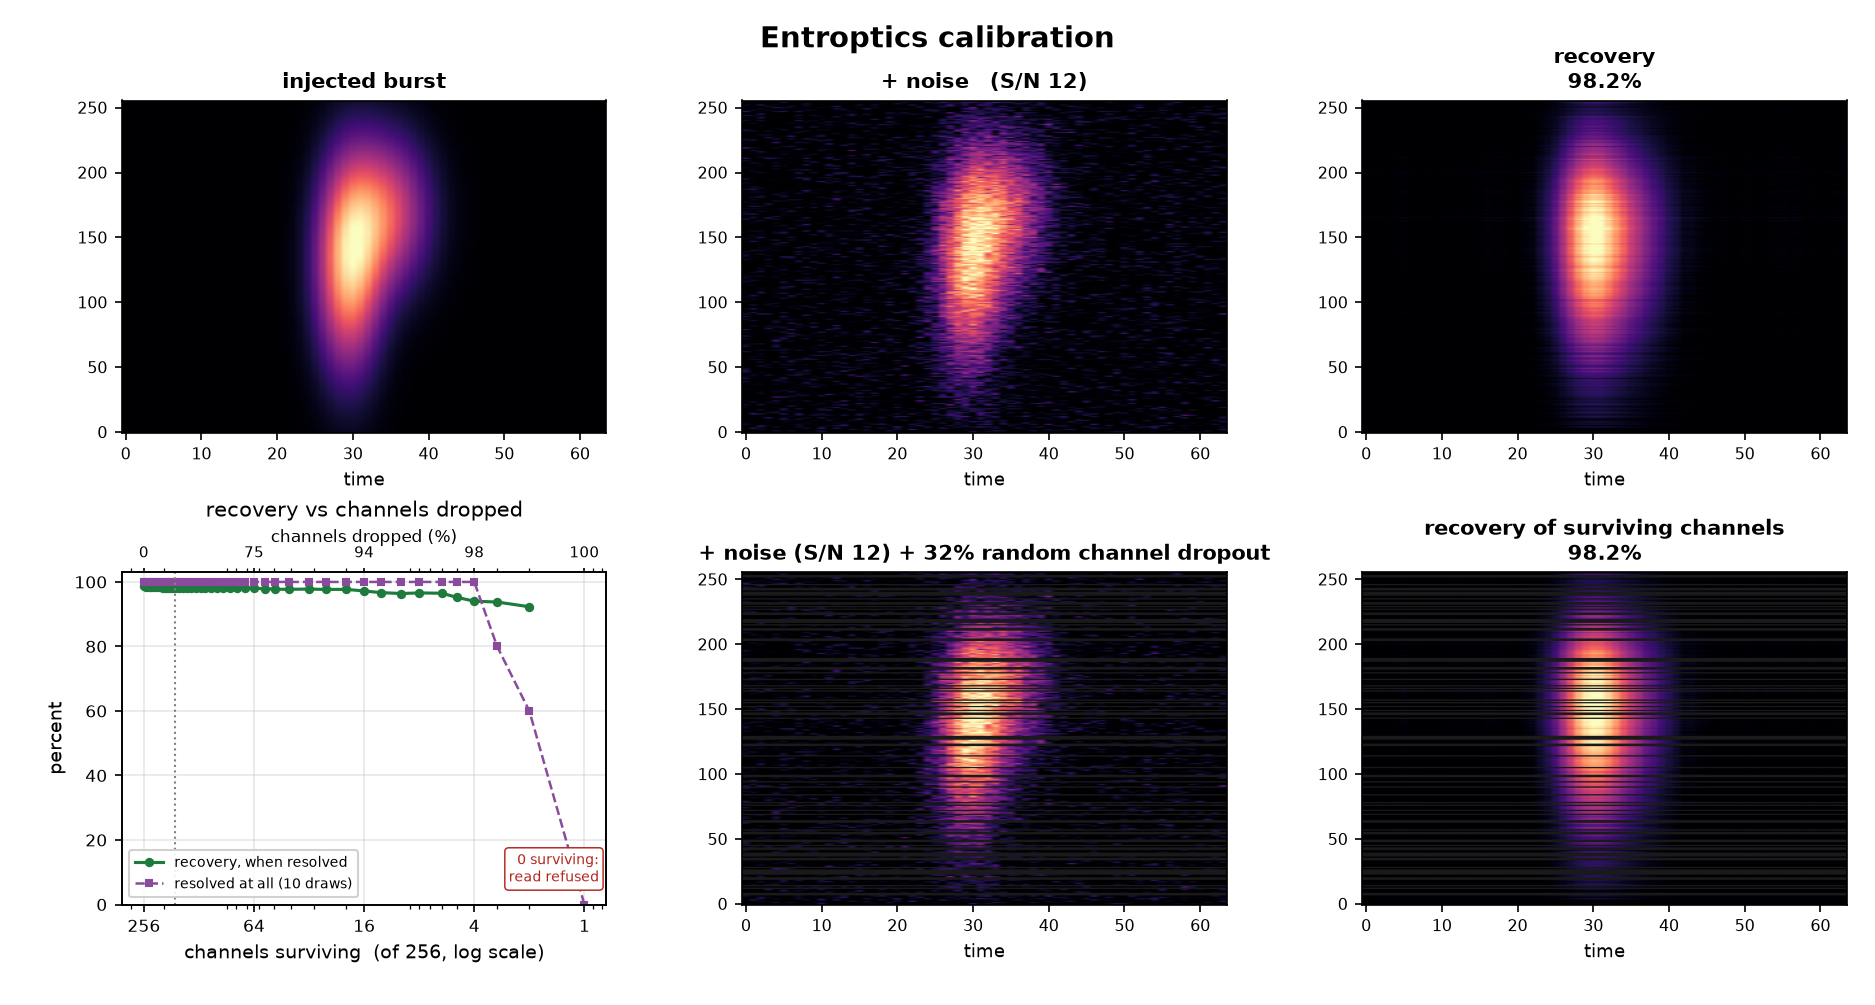

Generate this figure with Python:
"""calibration.png -- the entroptics ``extract`` filter, calibrated by eye against the numbers.

Six panels, empirical:
  1 injected burst        2 + noise               3 recovery
  4 recovery vs dropout   5 + noise + dropout     6 recovery of surviving channels

The pass/fail guarantees live in src/tests/test_extract.py; this only draws them.

    python calibration.py   ->  ./calibration.png
"""
import csv
import sys
import warnings
from pathlib import Path

import numpy as np

warnings.filterwarnings("ignore")
sys.path.insert(0, str(Path(__file__).resolve().parents[2] / "src"))

import matplotlib
matplotlib.use("Agg")
import matplotlib.pyplot as plt

from entroptics import Aperture

SNR = 12                   # injected peak signal-to-noise of the "capture"
DROP = 0.32               # fraction of channels randomly dropped in panels 5/6
N_SEEDS = 10              # draws per dropout fraction in panel 4


def make_burst(T=64, F=256, peak=1.0):
    t = np.arange(T)[:, None]; f = np.arange(F)[None, :]
    b1 = np.exp(-0.5 * ((t - 0.46 * T) / 3.0) ** 2) * np.exp(-0.5 * ((f - 0.50 * F) / (0.22 * F)) ** 2)
    b2 = np.exp(-0.5 * ((t - 0.54 * T) / 4.0) ** 2) * np.exp(-0.5 * ((f - 0.66 * F) / (0.16 * F)) ** 2)
    B = b1 + 0.7 * b2
    return peak * B / B.max()


def corr(a, b):
    a, b = a.ravel() - a.mean(), b.ravel() - b.mean()
    d = np.linalg.norm(a) * np.linalg.norm(b)
    return float(a @ b / d) if d > 0 else np.nan


def relerr(a, b):
    return float(np.linalg.norm(a - b) / (np.linalg.norm(b) + 1e-30))


def snr_band(B, snrs=(10, 50, 1000, None)):
    """The read against the truth across the noise-relevant band, and against the raw frame.

    ``test_extract.py`` computes exactly this and asserts BOUNDS on it -- correlation above 0.95,
    relative error below 0.2.  The paper quotes the VALUES, and nothing wrote them down, so a
    figure that drifted stayed in the prose until someone re-derived it by hand.  This emits them.

    ``snr=None`` is the noiseless limit.  The raw-field columns are the same comparison made
    against the unfiltered frame, which is what says where the filter stops helping: detail finer
    than the resolution the modes were read at stays in the residual, so at very high S/N the raw
    frame is already closer to the truth."""
    rows = []
    for snr in snrs:
        W = B if snr is None else B + np.random.default_rng(0).standard_normal(B.shape) / snr
        cn, _ = Aperture(W, window=None).extract()
        rows.append({"snr": "none" if snr is None else snr,
                     "read_corr": f"{corr(cn, B):.3f}",
                     "raw_corr": f"{corr(W, B):.3f}",
                     "read_relerr": f"{relerr(cn, B):.3f}",
                     "raw_relerr": f"{relerr(W, B):.3f}"})
    return rows


def dropout_recovery(B, frac, snr, seed):
    """extract on a noisy burst with ``frac`` of its channels DROPPED; return the recovery over the
    surviving channels, the recovered image (dropped -> NaN) and the drop mask.

    The channels are dropped, not zeroed.  A mask is not a zero: zeroing hands the read a column
    of zero variance where nothing was observed, and the FRB path (``frb_panel._entroptics``)
    drops the dead channels before the front door.  Figure 1 calibrates the path Figure 2 runs.

    Returns NaN for the recovery when the read resolves nothing.  That is a different outcome
    from a poor recovery and the caller must not average the two together."""
    F = B.shape[1]
    rng = np.random.default_rng(seed)
    W = B + rng.standard_normal(B.shape) * (1.0 / snr)
    drop = np.zeros(F, bool)
    n = int(round(frac * F))
    if n:
        drop[rng.choice(F, n, replace=False)] = True
    surv = ~drop
    rec_surv, info = Aperture(W[:, surv], window=None).extract()
    rec = np.full_like(B, np.nan)
    # "Resolved nothing" is a read that KEPT no mode -- every mode below the floor, or every one
    # above it cut as persistent.  Not a shape test: the read always comes back on the input's grid.
    if info["n_kept"] > 0:
        rec[:, surv] = rec_surv
    W_disp = W.copy(); W_disp[:, drop] = np.nan
    return corr(rec[:, surv], B[:, surv]), rec, W_disp, drop


def main():
    B = make_burst()
    F = B.shape[1]

    # panels 2/3: noise only
    W2 = B + np.random.default_rng(0).standard_normal(B.shape) * (1.0 / SNR)
    rec3, _ = Aperture(W2, window=None).extract()
    p3 = corr(rec3, B) * 100

    # panels 5/6: noise + channel dropout
    p6, rec6_disp, W5_disp, drop = dropout_recovery(B, DROP, SNR, seed=0)   # rec is NaN off-mask
    p6 *= 100; pdrop = drop.mean() * 100

    # panel 4: two separate series over dropout fraction.  A read that resolves nothing is a
    # FAILURE TO PRODUCE, not a 0% recovery -- averaging the two together plots the success rate
    # and calls it fidelity.
    #
    # The sweep runs to the LIMIT, which is one surviving channel: a grid that stops partway
    # leaves the collapse off the edge of the plot and reads as flat robustness everywhere.
    # It is sampled in the surviving COUNT rather than the dropped fraction, because that is the
    # quantity the read is limited by -- 84% of 256 channels dropped still leaves 41, which is
    # why nothing changes out there, and the last decade of the fraction axis holds every
    # surviving count from 41 down to 1.
    surv_grid = sorted({F - int(round(fr * F)) for fr in np.arange(0.0, 0.85, 0.03)}
                       | {41, 32, 26, 20, 16, 13, 10, 8, 6, 5, 4, 3, 2, 1})
    fracs = np.array([(F - s) / F for s in reversed(surv_grid)])
    survs = np.array(list(reversed(surv_grid)))
    succ, cond = [], []
    for fr in fracs:
        vals = [dropout_recovery(B, fr, SNR, seed=100 + s)[0] for s in range(N_SEEDS)]
        ok = [v for v in vals if np.isfinite(v)]
        succ.append(100.0 * len(ok) / len(vals))
        cond.append(np.mean(ok) * 100 if ok else np.nan)
    fx = fracs * 100
    sy = np.array(succ); cy = np.array(cond)

    # committed data behind the figure: the recovery-vs-dropout curve and the two scalar recoveries
    dat = Path(__file__).resolve().parent / "calibration.csv"
    with open(dat, "w", newline="") as fh:
        w = csv.writer(fh)
        w.writerow(["# entroptics extract() calibration (synthetic burst)"])
        w.writerow([f"# SNR={SNR}", f"noise_only_recovery_pct={p3:.2f}",
                    f"dropout_recovery_pct={p6:.2f}", f"drop_fraction_pct={pdrop:.1f}"])
        # the S/N band the paper quotes, emitted rather than left to a bounds assertion
        w.writerow(["# S/N band: the read and the raw frame, both against the truth"])
        w.writerow(["snr", "read_corr", "raw_corr", "read_relerr", "raw_relerr"])
        for r in snr_band(B):
            w.writerow([r["snr"], r["read_corr"], r["raw_corr"],
                        r["read_relerr"], r["raw_relerr"]])
        w.writerow([])
        w.writerow(["# recovery against channel dropout, swept to one surviving channel"])
        w.writerow(["channels_dropped_pct", "channels_surviving", "resolved_pct",
                    "recovery_pct_when_resolved"])
        for x, ns, sv, y in zip(fx, survs, sy, cy):
            w.writerow([f"{x:.2f}", int(ns), f"{sv:.1f}",
                        "" if not np.isfinite(y) else f"{y:.2f}"])
        # The terminal point, which is not a measurement: at 100% no channel survives and the
        # front door refuses the read rather than returning a recovery of anything.
        w.writerow(["100.00", 0, "0.0", ""])
    print(f"wrote {dat}")

    fig = plt.figure(figsize=(12.5, 6.7))
    gs = fig.add_gridspec(2, 3, hspace=0.42, wspace=0.28, left=0.065, right=0.985, top=0.90, bottom=0.10)

    def wf(ax, im, ttl):
        cmap = plt.cm.magma.copy(); cmap.set_bad("#1a1a1a")
        fin = im[np.isfinite(im)]
        vlo, vhi = np.percentile(fin, [50, 99.7]) if fin.size else (0, 1)
        ax.imshow(im.T, origin="lower", aspect="auto", cmap=cmap, vmin=vlo, vmax=vhi)
        ax.set_title(ttl, fontsize=10, fontweight="bold"); ax.set_xlabel("time", fontsize=8.5)
        ax.tick_params(labelsize=7.5)

    wf(fig.add_subplot(gs[0, 0]), B, "injected burst")
    wf(fig.add_subplot(gs[0, 1]), W2, f"+ noise   (S/N {SNR})")
    wf(fig.add_subplot(gs[0, 2]), rec3, f"recovery\n{p3:.1f}%")

    # Plotted against the SURVIVING count on a log axis, descending, rather than against the
    # dropped fraction: the surviving count is what limits the read, and on a linear fraction
    # axis every change is crushed into the last few percent -- 84% dropped still leaves 41 of
    # 256 channels, so a sweep drawn that way reads as flat robustness and hides its own limit.
    axc = fig.add_subplot(gs[1, 0])
    axc.plot(survs, cy, "o-", color="#1f7a3d", ms=3.5, label="recovery, when resolved")
    axc.plot(survs, sy, "s--", color="#8a4b9c", ms=3, lw=1.2, label=f"resolved at all ({N_SEEDS} draws)")
    axc.set_xscale("log")
    axc.invert_xaxis()
    axc.set_xticks([256, 64, 16, 4, 1])
    axc.set_xticklabels(["256", "64", "16", "4", "1"])
    axc.axvline(F - int(round(pdrop / 100 * F)), ls=":", color="0.5", lw=1)
    axc.set_xlabel("channels surviving  (of 256, log scale)", fontsize=9)
    axc.set_ylabel("percent", fontsize=9)
    axc.set_ylim(0, 103)
    axc.set_title("recovery vs channels dropped", fontsize=10); axc.grid(alpha=0.3)
    axc.tick_params(labelsize=8)
    # At 100% dropped no channel survives; there is no read to score, and the front door refuses
    # it rather than returning a recovery of nothing.  Stated on the panel, off the log axis.
    axc.annotate("0 surviving:\nread refused", xy=(0.985, 0.055), xycoords="axes fraction",
                 ha="right", va="bottom", fontsize=6.8, color="#b3261e",
                 bbox=dict(boxstyle="round,pad=0.28", fc="white", ec="#b3261e", lw=0.7))
    axc.legend(fontsize=6.8, loc="lower left", framealpha=0.9)
    # The dropped fraction the sweep is stated in, as the secondary scale.
    axt = axc.twiny()
    axt.set_xscale("log"); axt.set_xlim(axc.get_xlim())
    axt.set_xticks([256, 64, 16, 4, 1])
    axt.set_xticklabels([f"{100 * (1 - s / F):.0f}" for s in (256, 64, 16, 4, 1)], fontsize=7)
    axt.set_xlabel("channels dropped (%)", fontsize=8, labelpad=2)
    axt.tick_params(length=2)

    wf(fig.add_subplot(gs[1, 1]), W5_disp, f"+ noise (S/N {SNR}) + {pdrop:.0f}% random channel dropout")
    wf(fig.add_subplot(gs[1, 2]), rec6_disp, f"recovery of surviving channels\n{p6:.1f}%")

    fig.suptitle("Entroptics calibration", fontsize=14, fontweight="bold", y=0.975)
    out = Path(__file__).resolve().parent / "calibration.png"
    fig.savefig(out, dpi=150); print(f"wrote {out}   p3={p3:.2f}%  p6={p6:.2f}%  drop={pdrop:.1f}%")


if __name__ == "__main__":
    main()
